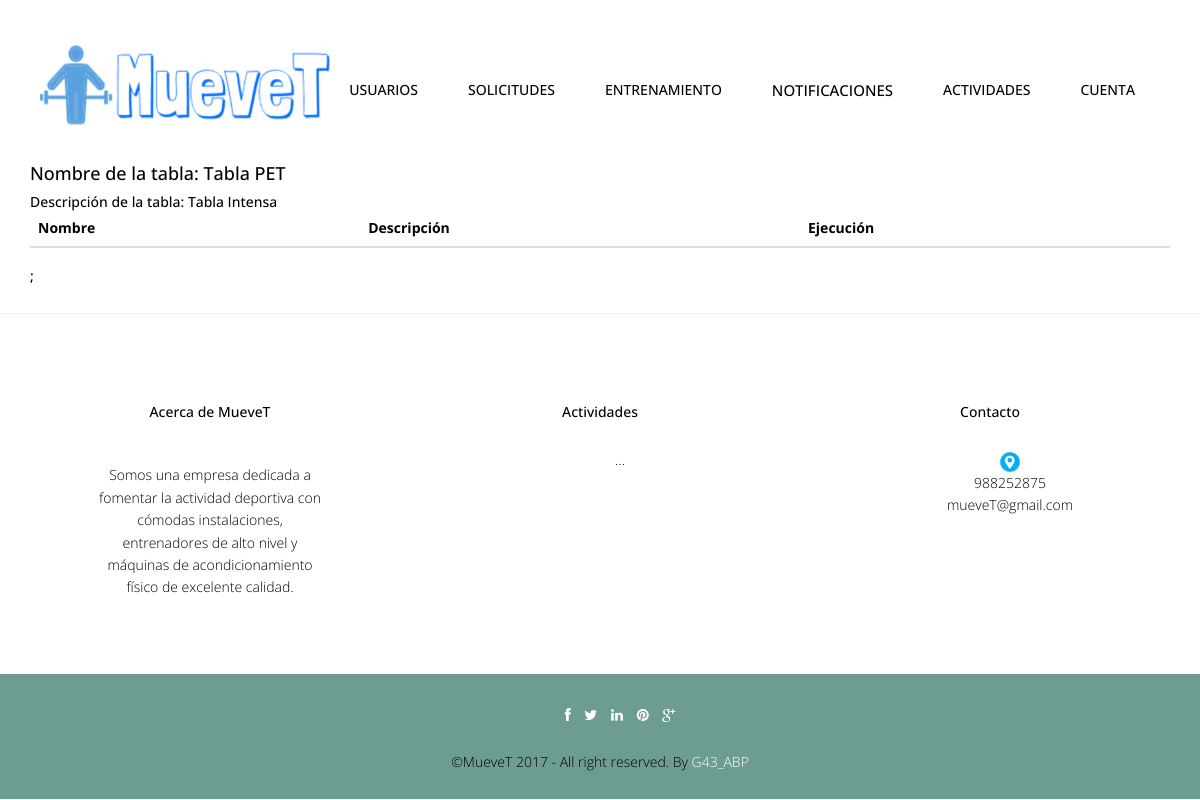
Before: /abp/Controllers/TABLA_Controller.php?accion=ver&id=1 (signed in) with the older database file.
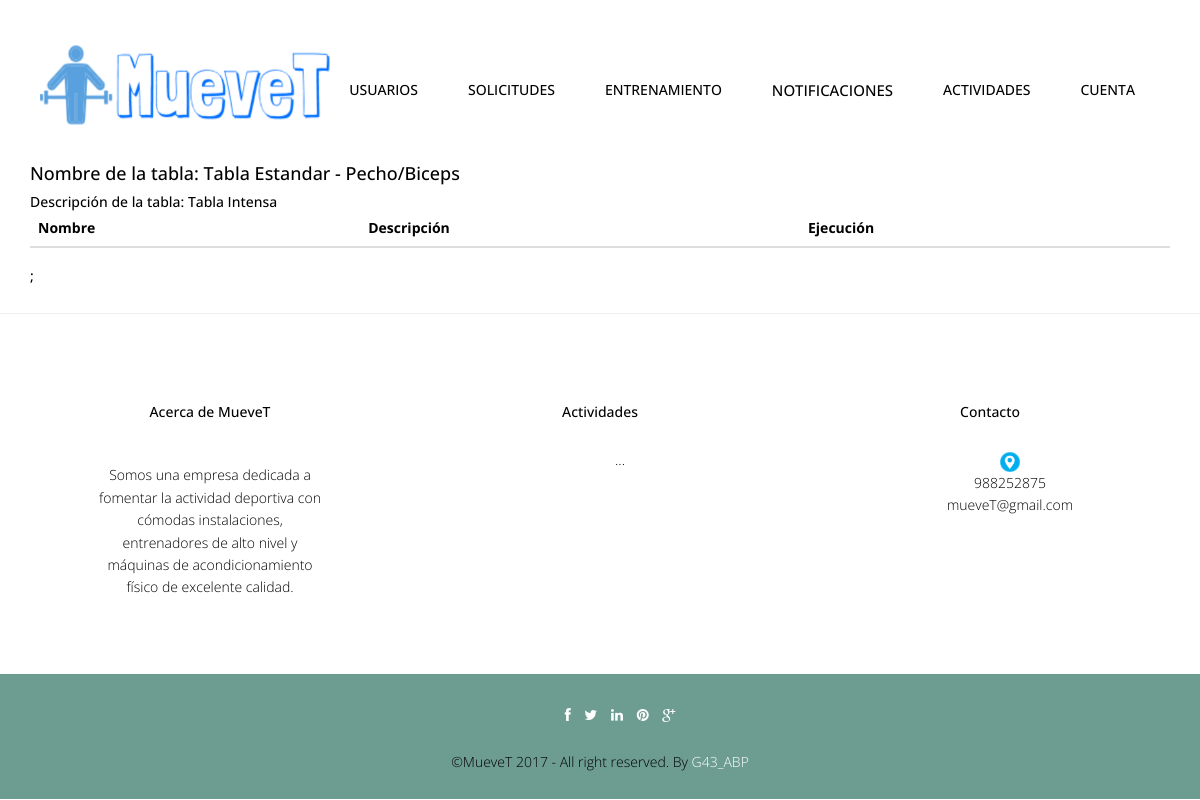
After: the same page with the newer database file.
### tables this page shows
CREATE TABLE `tabla` (
  `idTabla` int(10) NOT NULL,
  `nombreTabla` varchar(50) NOT NULL,
  `descripcionTabla` varchar(255) DEFAULT NULL
);

### abp/Models/TABLA_Model.php (called while the page is built, shortened)
<?php
include '../Functions/LibraryFunctions.php';
class TABLA_Model {
    function ConectarBD() {
        $this->mysqli = new mysqli("localhost", "root", "", "gymgest");
    }
    function obtenerTablaDetalle($id) {
        $sql = "SELECT * FROM tabla WHERE idTabla='" . $id . "'";
        if (!($resultado = $this->mysqli->query($sql))) {
            return 'Error en la consulta sobre la base de datos.';
        } else {
            return $resultado->fetch_array();
        }
    }
}
?>

### abp/Views/TABLA_SHOWCURRENT_Vista.php (the view, shortened to what this page needs)
<?php
class TABLA_ShowCurrent
{
    private $datos;
    function __construct($array, $volver) {
        $this->datos = $array;
        $this->render();
    }
    function render()
	{
		echo '<div class="container">
				<h4>'.$strings['tablaname'].': '.$this->datos['tabla']['nombreTabla'].'</h4>
				<h5>'.$strings['tabladesc'].': '.$this->datos['tabla']['descripcionTabla'].'</</h5>';
		echo'<table class="table">
			  <thead class="thead-dark">
				<tr>
				  <th scope="col">'.$strings['ejercicionametabla'].'</th>
				  <th scope="col">'.$strings['ejerciciodesctabla'].'</th>
				  <th scope="col">'.$strings['ejerciciogiftabla'].'</th>
				</tr>
			  </thead><tbody>';
		echo '</tbody>
			</table>;
			 </div>';
        include '../Views/footer.php';
    }
}
?>

Changed rows visible on the page:
changed tabla "Tabla Intensa": nombreTabla "Tabla PET" → "Tabla Estandar - Pecho/Biceps"
